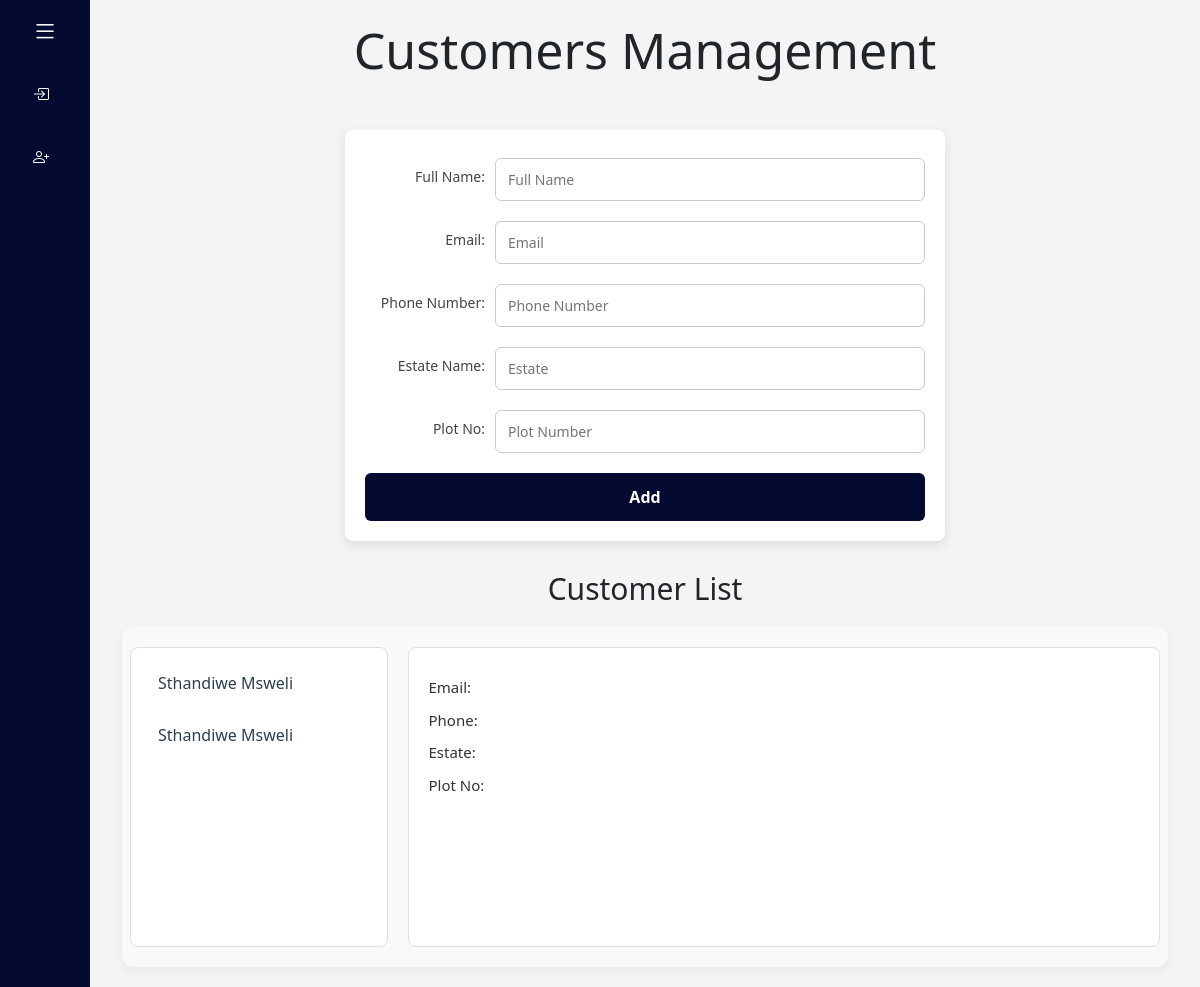
Page /customer_form on the earlier database version.
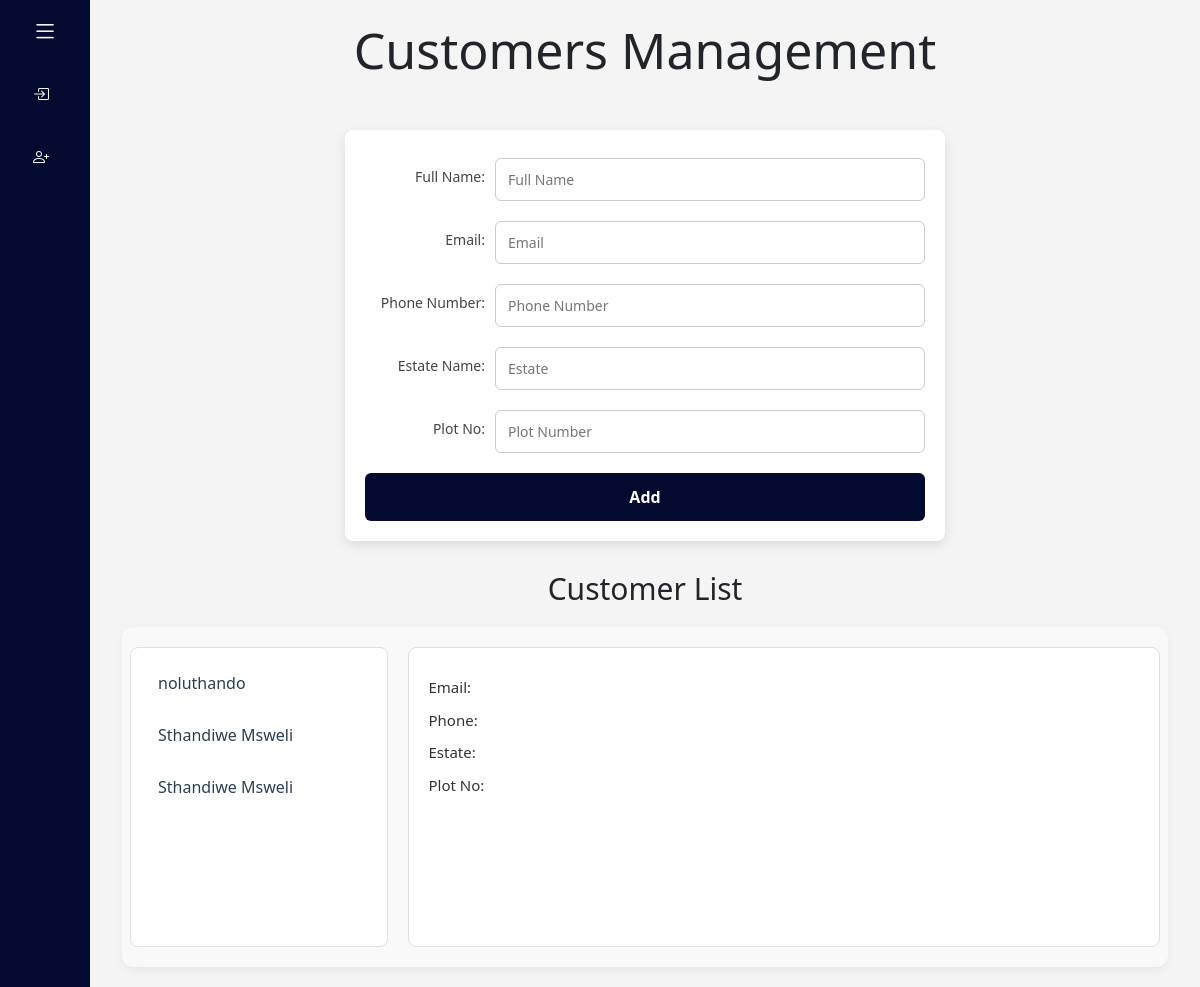
Same page on the later database version.
### bookkeeping/models.py (models this page shows, shortened)
class Customer(models.Model):
    name = models.CharField(max_length=100)
    email = models.EmailField()
    phone_no = models.CharField(max_length=15)
    estate = models.CharField(max_length=100)
    plot_no = models.IntegerField()

### bookkeeping/views.py (the view, shortened to what this page needs)
# urls.py: path("customer_form", views.customers, name="customer_form"),
def customers(request,post_id=None):
    customers_lists = Customer.objects.all()
    first_customer = customers_lists.first()
    if post_id:
        customer = get_object_or_404(Customer, id=post_id)
    else:
        customer = None
    return render(request, "bookkeeping/customers.html", {
        'customers': customers_lists,
        'post': customer,
        'default_customer': first_customer
    })

### bookkeeping/templates/bookkeeping/customers.html (shortened to what this page needs)
{% extends "bookkeeping/layout.html" %}
{% block body %}
<div class="customers">
<h1>Customers Management</h1>
<div class="form-container">
<form action="" method="POST">
  <div class="form-group mt-2">
    <label>Full Name:</label>
    <input type="text" id="name" name="name" placeholder="Full Name"
           value="{{ post.name|default:'' }}" />
  </div>
  <div class="form-group mt-2">
    <label>Email:</label>
    <input type="text" id="email" name="email" placeholder="Email"
           value="{{ post.email|default:'' }}" />
  </div>
  <div class="form-group mt-2">
    <label>Phone Number:</label>
    <input type="tel" id="phoneNo" name="phoneNo" placeholder="Phone Number"
           value="{{ post.phone_no|default:'' }}" />
  </div>
  <div class="form-group mt-2">
    <label>Estate Name:</label>
    <input type="text" id="estate" name="estate" placeholder="Estate"
           value="{{ post.estate|default:'' }}" />
  </div>
  <div class="form-group mt-2">
    <label>Plot No:</label>
    <input type="number" id="plot" name="plot" placeholder="Plot Number"
           value="{{ post.plot_no|default:'' }}" />
  </div>
  <button type="submit" class="btn submit-btn">
    {% if post %}Update{% else %}Add{% endif %}
  </button>
</form>
</div>
<h2 class="customer-list">Customer List</h2>
{% if customers %}
<div class="nameList">
  <div class="customersList row">
    <div class="names col-3" style="max-height: 500px; overflow-y: auto;">
      <ul>
        {% for customer in customers %}
          <li>
    <a class="customer-name"
       data-id="{{ customer.id }}"
       {% if forloop.first %}data-default="true"{% endif %}>
       {{ customer.name }}
    </a>
          </li>
        {% endfor %}
      </ul>
    </div>
<div class="details col-6" id="customer-details">
  <ul>
    <li>Email: </li>
    <li>Phone: </li>
    <li>Estate: </li>
    <li>Plot No: </li>
  </ul>
</div>
  </div>
</div>
{% else %}
<p>No names</p>
{% endif %}
{% endblock %}

### bookkeeping/templates/bookkeeping/layout.html (shortened to what this page needs)
{% load static %}
<!DOCTYPE html>
<html lang="en">
<head>
    <link href="https://cdn.jsdelivr.net/npm/bootstrap@5.3.0-alpha1/dist/css/bootstrap.min.css" rel="stylesheet">
    <link rel="stylesheet" href="https://cdn.jsdelivr.net/npm/bootstrap-icons@1.10.0/font/bootstrap-icons.css">
    <link href="{% static 'bookkeeping/styles.css' %}" rel="stylesheet" />
</head>
<body>
    <div class="sidebar">
      <div class="top">
        <i class="bi bi-list" id="btn"></i>
      </div>
      <ul>
        {% if user.is_authenticated %}
        <li>
          <a href="{% url 'dashboard' %}">
          <i class="bi bi-grid-3x3-gap-fill"></i>
          <span class="nav-item">Dashboard</span>
        </a>
        <span class="tool">Dashboard</span>
      </li>
       <li>
          <a href="{% url 'customer_form' %}">
          <i class="bi bi-people-fill"></i>
          <span class="nav-item">Customers</span>
        </a>
        <span class="tool">Customers</span>
      </li>
       <li>
          <a href="#">
          <i class="bi bi-receipt"></i>
          <span class="nav-item">Invoices</span>
        </a>
        <span class="tool">Invoices</span>
      </li>
       <li>
          <a href="#">
          <i class="bi bi-cash-coin"></i>
          <span class="nav-item">Expenses</span>
        </a>
        <span class="tool">Expenses</span>
      </li>
       <li>
          <a href="#">
          <i class="bi bi-briefcase-fill"></i>
          <span class="nav-item">Loans</span>
        </a>
        <span class="tool">Loans</span>
      </li>
       <li>
          <a href="#">
          <i class="bi bi-file-earmark-bar-graph-fill"></i>
          <span class="nav-item">Reports</span>
        </a>
        <span class="tool">Reports</span>
      </li>
       <li>
          <a href="#">
        <i class="bi bi-card-checklist"></i>
          <span class="nav-item">Audit Mode</span>
        </a>
        <span class="tool">Audit Mode</span>
      </li>
         <li>
          <a href="{% url 'logout' %}">
        <i class="bi bi-box-arrow-left"></i>
          <span class="nav-item">Logout</span>
        </a>
        <span class="tool">Logout</span>
      </li>
      {% else %}
          <li>
          <a href="{% url 'login' %}">
            <i class="bi bi-box-arrow-in-right"></i>
        </a>
      </li>
          <li>
          <a href="{% url 'register' %}">
            <i class="bi bi-person-plus"></i>
        </a>
      </li>
      {% endif %}
      </ul>
    </div>
    <div class="main-content">
      <div class="container">
      {% block body %}{% endblock %}
      </div>
    </div>
</body>
</html>

### bookkeeping/static/bookkeeping/styles.css (style rules this page uses)
* { margin: 0; padding: 0; box-sizing: border-box; font-family: 'Segoe UI', Tahoma, Geneva, Verdana, sans-serif; }
body { display: flex; height: 100vh; overflow: hidden; }
.sidebar { position:fixed; top: 0; left: 0; height: 100vh; width: 90px; background-color:#050A30; padding: 0.4rem 0.8rem; transition: all 0.5s ease; }
.sidebar #btn { position: absolute; color: #fff; top: .4rem; left: 50%; font-size: 1.6rem; line-height: 50px; transform: translateX(-50%) ; cursor: pointer; }
.sidebar ul { padding-left: 0 !important; }
.sidebar ul li { position: relative; list-style-type: none ; height: 50px; width: 90%; margin: 0.8rem auto; line-height: 50px; }
.sidebar ul li a { color: #fff; display: flex; align-items: center; text-decoration: none; border-radius: 0.8rem; }
.sidebar ul li a i { min-width: 50px; text-align: center; height: 50px; border-radius: 12px; line-height: 50px; }
.main-content { margin-left: 90px; width: calc(100% - 90px); height: 100vh; overflow-y: auto; padding: 20px; background-color: #f4f4f4; }
.customers h1 { text-align: center; margin-bottom: 50px; font-size: 50px; }
h2.customer-list { text-align: center; font-size: 30px; margin-top: 30px; }
.form-container { max-width: 600px; margin: 20px auto; padding: 20px; background-color: #fff; border-radius: 8px; box-shadow: 0 4px 12px rgba(0, 0, 0, 0.1); }
.form-group { display: flex; align-items: center; margin-bottom: 20px; }
.form-container label { width: 120px; margin-right: 10px; font-size: 14px; color: #333; font-weight: 500; text-align: right; }
.form-container input[type="text"], .form-container input[type="email"], .form-container input[type="tel"], .form-container input[type="number"] { flex: 1; padding: 10px 12px; font-size: 14px; border: 1px solid #ccc; border-radius: 6px; box-sizing: border-box; transition: border-color 0.3s, box-shadow 0.3s; }
.submit-btn { width: 100%; padding: 12px; background-color: #050A30; color: #fff; font-size: 16px; font-weight: bold; border: none; border-radius: 6px; cursor: pointer; transition: background-color 0.3s; }
.nameList { background-color: #f9f9f9; padding: 20px; border-radius: 12px; box-shadow: 0 4px 10px rgba(0, 0, 0, 0.05); margin-top: 20px; }
.customersList { display: flex; gap: 20px; }
.names { background-color: #ffffff; border: 1px solid #e0e0e0; padding: 15px; border-radius: 8px; height: 300px; overflow-y: auto; }
.names ul { list-style-type: none; padding-left: 0; margin: 0; }
.names li { margin-bottom: 12px; }
.names a { text-decoration: none; color: #2c3e50; font-weight: 500; padding: 8px 12px; display: block; border-radius: 6px; transition: background-color 0.2s ease; }
.details { background-color: #ffffff; border: 1px solid #e0e0e0; padding: 20px; border-radius: 8px; flex-grow: 1; min-height: 300px; }
.details ul { list-style: none; padding-left: 0; }
.details li { margin-bottom: 10px; font-size: 15px; color: #333; }
.form-group { margin-bottom: 20px; }
.form-group label { display: block; margin-bottom: 6px; font-size: 14px; color: #444; }
.form-group input { width: 100%; padding: 10px 12px; font-size: 16px; border: none; border-bottom: 2px solid #ccc; background-color: transparent; transition: border-color 0.3s; }

Differences in the rows shown:
added Customer: name "noluthando"
